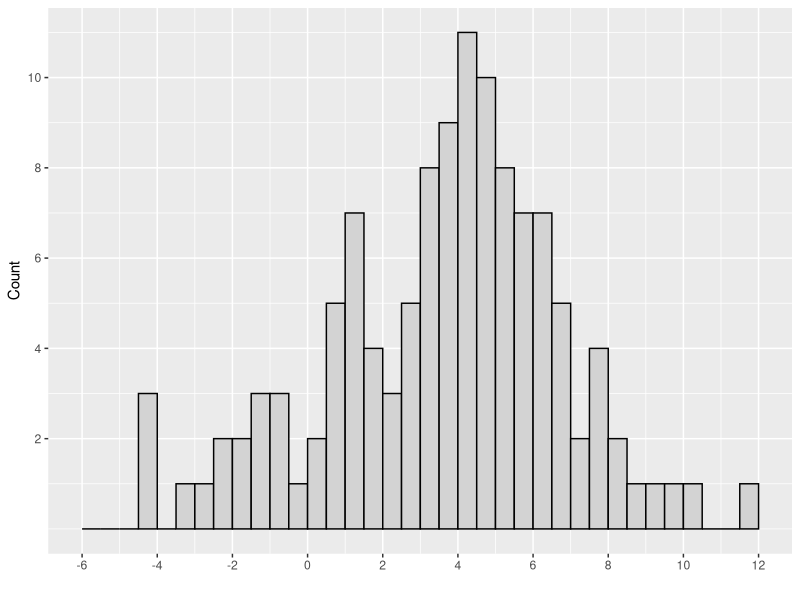
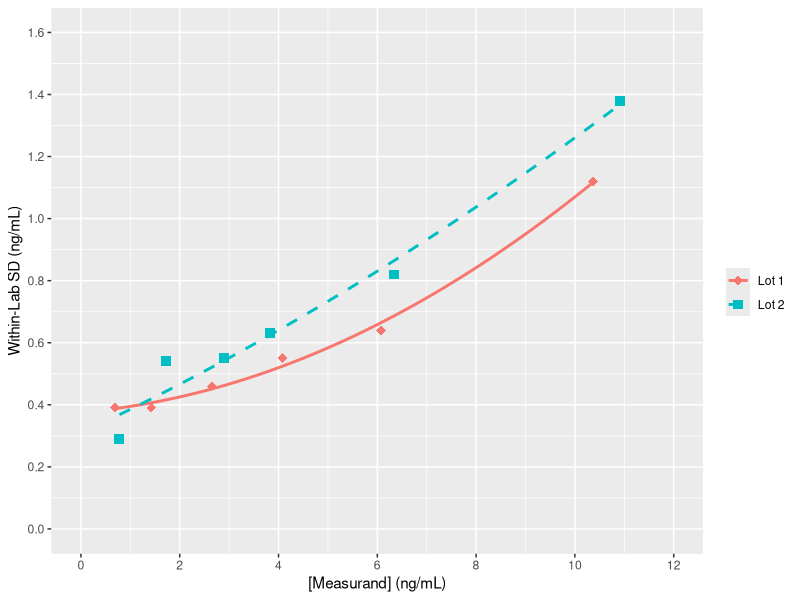
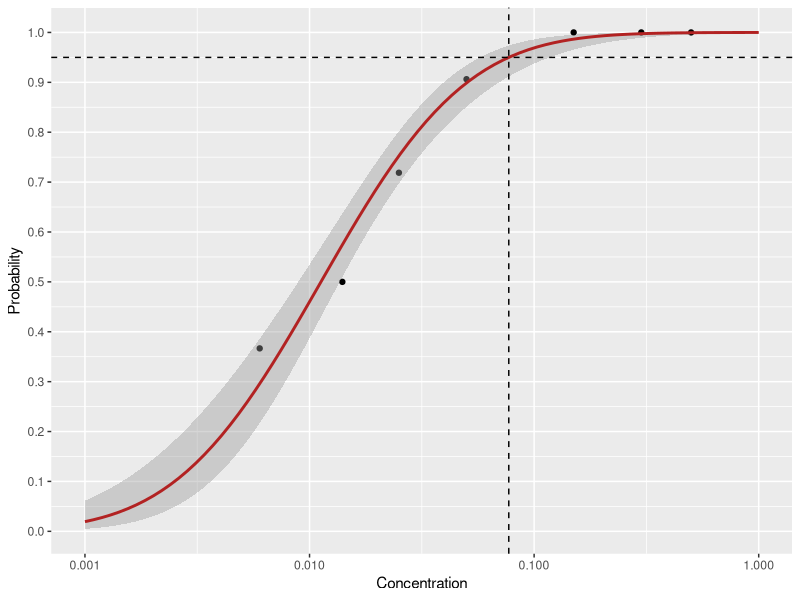
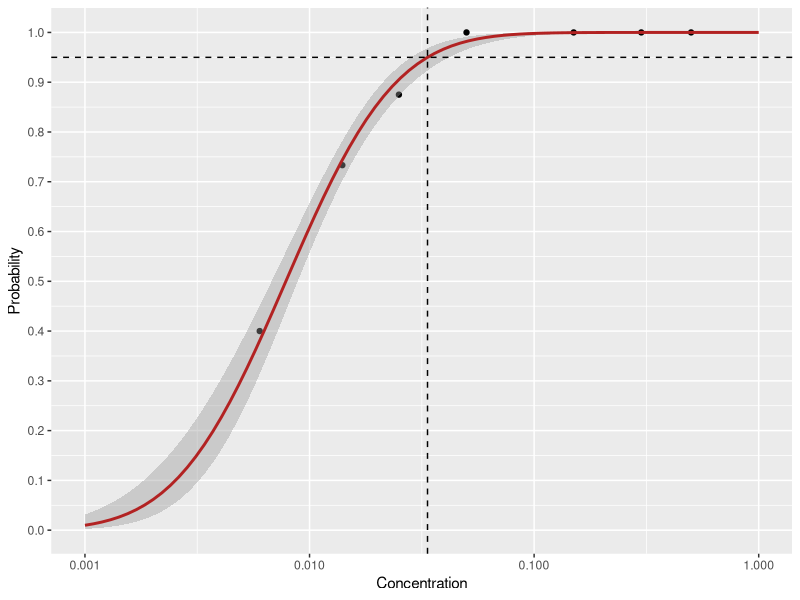
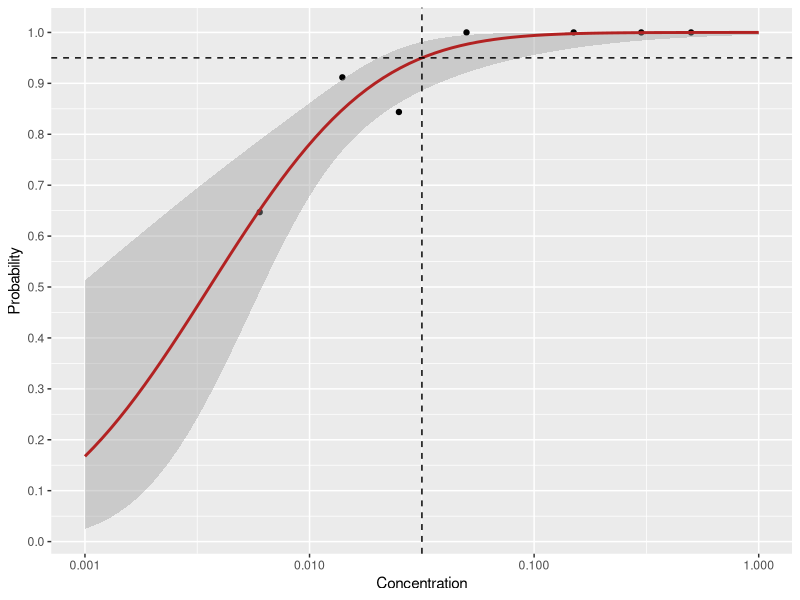
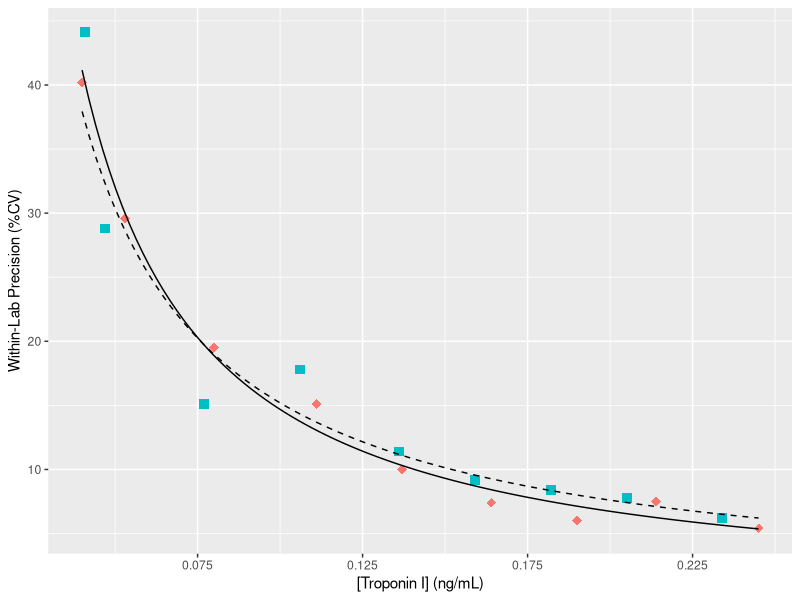
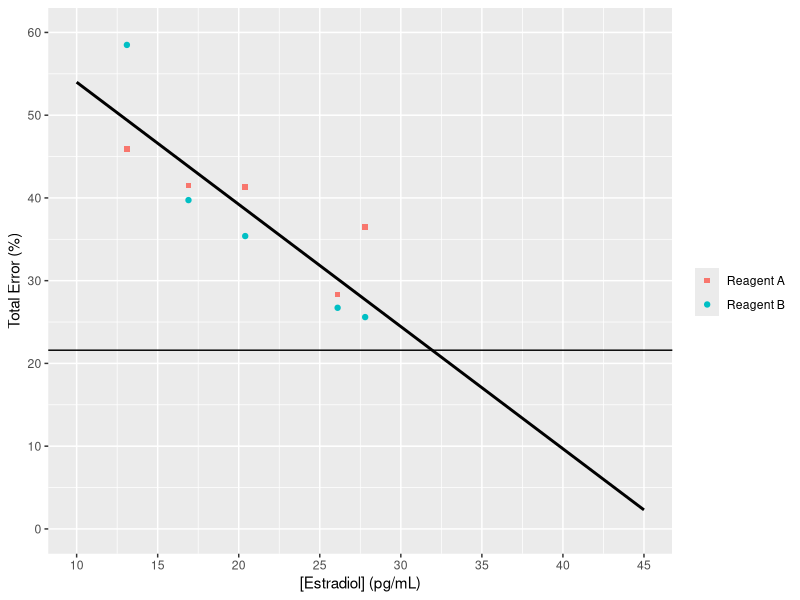

These figures' R source, in order:
## ---- chunk 1
suppressPackageStartupMessages({
  library(tidyverse)
})

options(dplyr.summarise.inform = FALSE)
  
## ---- chunk 2
# Table A1. Observed Blank Sample Results for Reagent Lot 1 (Units are pg/mL)
table_a1 <- tibble(
  day = rep(1:3, each = 4),
  replicate = rep(1:4, times = 3),
  `Blank 1` = c( 2.6, -0.8, 5.5, 6.0, 4.5, 0.6, -2.3,   3.4, 5.9, 7.6,  4.1, -1.4),
  `Blank 2` = c( 1.0,  2.9, 4.9, 8.0, 6.9, 5.0,  3.4,   1.2, 6.5, 5.6, -2.2,  2.3),
  `Blank 3` = c(-4.4, -3.4, 7.0, 6.9, 4.3, 3.2, -1.4,  -4.2, 5.9, 7.6,  3.8,  5.8),
  `Blank 4` = c( 1.5, -1.9, 5.1, 5.7, 4.1, 4.5, -0.6,   0.5, 5.4, 7.6,  4.4,  6.6),
  `Blank 5` = c( 1.2, -0.7, 6.1, 5.1, 4.8, 3.3, -2.8,  -1.4, 8.7, 3.6,  5.1,  3.5)
)

## ---- chunk 3
# Table A2. Observed Low Level Sample Results for Reagent Lot 1 (Units are pg/mL)
table_a2 <- tibble(
  day = rep(1:3, each = 4),
  replicate = rep(1:4, times = 3),
  `Low 1` = c(21.0, 22.8, 28.2, 25.9, 26.4, 28.3, 20.7, 21.9, 24.7, 22.5, 28.5, 29.2),
  `Low 2` = c(13.3, 12.6, 18.2, 14.7, 17.8, 14.0, 14.1, 12.5, 11.3, 12.2, 16.2, 13.9),
  `Low 3` = c(12.8, 12.9, 17.4, 16.0, 15.9, 14.1, 11.3,  9.4, 10.6, 13.6, 17.6, 14.9),
  `Low 4` = c(17.3, 19.2, 21.5, 22.2, 24.1, 25.8, 16.0, 16.4, 24.9, 23.8, 22.1, 26.1),
  `Low 5` = c(19.2, 22.7, 28.3, 26.2, 25.1, 30.3, 23.4, 19.2, 26.3, 23.1, 27.5, 30.1)
)
## ---- chunk 4
# Table A3. Observed Blank Sample Results for Reagent Lot 2 (Units are pg/mL)
table_a3 <- tibble(
  day = rep(1:3, each = 4),
  replicate = rep(1:4, times = 3),
  `Blank 1` = c(4.6,  4.1,  1.6, 3.7, 2.2, 0.7, 4.6, 2.6, 1.1, -4.4, 0.9,   0.7),
  `Blank 2` = c(9.2,  8.3,  4.8, 5.4, 4.8, 6.3, 5.4, 9.6, 7.7,  3.1, 6.1,  10.0),
  `Blank 3` = c(6.1,  3.2,  3.9, 1.4, 3.1, 4.1, 1.0, 3.4, 0.1,  0.4, 2.9,  -1.6),
  `Blank 4` = c(4.0, 11.5,  4.5, 3.6, 4.4, 6.8, 7.1, 4.2, 3.7,  3.7, 5.3,   4.5),
  `Blank 5` = c(4.0,  6.2, -0.2, 2.3, 1.6, 2.6, 6.4, 5.7, 4.2,  3.7, 1.4,   1.5) 
)
## ---- chunk 5
# Table A4. Observed Low Level Sample Results for Reagent Lot 2 (Units are pg/mL)
table_a4 <- tibble(
  day = rep(1:3, each = 4),
  replicate = rep(1:4, times = 3),
  `Low 1` = c(22.0, 22.5, 21.8, 22.1, 20.3, 21.0, 25.3, 26.0, 27.2, 25.1, 25.3, 25.3),
  `Low 2` = c(15.6, 21.2, 14.8, 14.9, 16.0, 15.8, 21.6, 22.8, 15.3, 18.7, 18.3, 19.5),
  `Low 3` = c(13.0, 15.9,  9.0,  7.0, 13.4,  8.5, 16.3, 18.1, 12.4, 11.1, 11.3, 10.1),
  `Low 4` = c(18.8, 17.6, 14.1, 14.9, 19.2, 15.8, 19.8, 21.4, 18.0, 18.0, 19.6, 23.1),
  `Low 5` = c(32.9, 30.4, 29.4, 27.6, 27.7, 30.6, 31.4, 30.4, 32.5, 28.9, 29.8, 35.1)
)
## ---- chunk 6

# Add the reagent lots, pivot to a longer format, and convert non-value columns to factors
tables_a14 <- map2_dfr(.x = list(table_a1, table_a2, table_a3, table_a4),  # The tables we need to clean up
                     .y = list("Lot 1", "Lot 1", "Lot 2", "Lot 2"),  # The lots of reagent that map to each of the tables
                     .f = ~ mutate(.x, reagent_lot = .y) %>%
                       pivot_longer(cols = starts_with(c("Blank", "Low")), 
                                    names_to = "sample", 
                                    values_to = "value")) %>%
  separate(sample, into = c("sample_type", "sample_number"), sep = " ", remove = FALSE) %>%
  mutate_at(vars(-value), as.factor)

glimpse(tables_a14)

## ---- chunk 7

alpha <- 0.05  # Type I error risk
pct_B <- 1 - alpha

B <- nlevels(tables_a14$day) *        # Number of days
  nlevels(tables_a14$sample_number) * # Number of unique samples
  nlevels(tables_a14$replicate)       # Number of replicates

rank_position <- 0.5 + (B * pct_B)

# Reproduce table A5  
tables_a14 %>%
  group_by(reagent_lot, sample_type) %>%
  mutate(rank_position = rank(value, ties.method = "random")) %>%
  filter(sample_type == "Blank",
        rank_position %in% 56:60) %>% 
  ungroup() %>%
  arrange(sample_type, reagent_lot, rank_position) %>%
  select(rank_position, reagent_lot, value) %>%
  pivot_wider(names_from = reagent_lot, values_from = value)

# Type 2 quantiles provide averaging at discontinuities
limits_nonparametric <- tables_a14 %>%
  group_by(reagent_lot, sample_type) %>%
    filter(sample_type == "Blank") %>%
  summarize(LoB = quantile(value, 1 - alpha, type = 2), .groups = "drop")  

limits_nonparametric
## ---- chunk 8

z <- qnorm(1-alpha)  # 95th percentile of normal distribution
#z <- round(z, digits = 3)

# Degrees of freedom, total measurements less the number of unique samples
df <- B - nlevels(tables_a14$sample_number)

# "Multiplier factor" as per eqn. 6
c_p = z / (1 - ( 1 / (4 * df)))

table_a6 <- tables_a14 %>%
  filter(sample_type == "Low") %>%
  group_by(sample, reagent_lot) %>%
  summarize(n = n(), SD = sd(value), .groups = "drop") %>%
  arrange(reagent_lot)

table_a6

limits_nonparametric <- table_a6 %>% 
  group_by(reagent_lot) %>%
  summarize(SD_L = sqrt(sum((n - 1) * SD^2) / sum(n-1)), .groups = "drop") %>%
  left_join(limits_nonparametric, by = "reagent_lot") %>%
  mutate(LoD = round(LoB + c_p * SD_L, 1))

## I believe there to be an error in this table - CD, 16-July-2020

limits_nonparametric

## ---- chunk 9

tables_a14 %>%
  filter(sample_type == "Blank") %>%
  ggplot(aes(x = value)) +
  geom_histogram(binwidth = 0.5, color = "black", fill = "lightgrey",
                 boundary = 0.5, closed = "left") +  # Match the binning-style that CLSI uses
  scale_x_continuous(breaks = seq(from = -6, to = 12, by = 2), limits = c(-6, 12), name = "") +
  scale_y_continuous(breaks = seq(2, 10, by = 2), name = "Count")

shapiro.test(tables_a14 %>%
  filter(sample_type == "Blank") %>%
  pull(value) 
)
## ---- chunk 10

table_a7 <- tables_a14 %>%
  filter(sample_type == "Blank") %>%
  group_by(reagent_lot) %>%
  summarize(M_B = round(mean(value), 2),
            SD_B = round(sd(value), 2),
            c_p = c_p,
            .groups = "drop") %>%
  mutate(LoB = round(M_B + c_p * SD_B, 1))

# Row 1 of this table doesn't allign with the document
table_a7

## ---- chunk 11
limits_parametric <- table_a6 %>% 
  group_by(reagent_lot) %>%
  summarize(SD_L = sqrt(sum((n - 1) * SD^2) / sum(n-1)), .groups = "drop") %>%
  right_join(table_a7, by = "reagent_lot") %>%
  mutate(LoD = round(LoB + c_p * SD_L, 1))

limits_parametric


## ---- chunk 12
# Confirm we've reproduced the values in the text
stopifnot(
  near(
    limits_nonparametric$LoB, 
    c(7.6, 9.4)
  ))

stopifnot(
  near(
    limits_nonparametric$LoD,
    c(12.7, 13.8)    # Values according to my math  
    # c(14.5, 13.8)  # Values according to document
  ))

stopifnot(
  near(
    limits_parametric$LoB,
    c(8.8, 8.6)
  ))

stopifnot(
  near(
    limits_parametric$LoD,
    c(13.9, 13.0)    # Values according to my math  
    # c(13.9, 13.2)  # Values according to document
  ))
## ---- chunk 13

table_b1 <- tibble(
  sample_id = LETTERS[1:6],
  mean.lot1 = c(0.69, 1.42, 2.65, 4.08, 6.08, 10.36),
  SD_WL.lot1 = c(0.39, 0.39, 0.46, 0.55, 0.64, 1.12),
  mean.lot2 = c(0.78, 1.73, 2.89, 3.82, 6.33, 10.92), 
  SD_WL.lot2 = c(0.29, 0.54, 0.55, 0.63, 0.82, 1.38))

table_b1

## ---- chunk 14

table_b1 <- table_b1 %>%
  pivot_longer(-sample_id) %>%
  separate(name, sep = "\\.", into = c("name", "reagent_lot")) %>%
  pivot_wider(names_from = name, values_from = value) %>%
  mutate(reagent_lot = str_replace(reagent_lot, "lot", "Lot ")) %>%
  mutate_if(is.character, factor)

glimpse(table_b1)
## ---- chunk 15

fits <- table_b1 %>% 
  group_by(reagent_lot) %>%
  do(poly_fit = lm(formula = .$SD_WL ~ poly(.$mean, 2, raw = TRUE)))

# These are the same coefficients that Excel returns
# Presumably this is what the guideline means when it says 'done using a spreadsheet'
# They differ from the coefficients reported in the guideline

fits$poly_fit

# Lot 1 Reported:    0.3741 / 0.0149 / 0.0055
# Lot 1 Calculated:  0.3756 / 0.0137 / 0.0056
# Lot 2 Reported:    0.2801 / 0.0817 / 0.0017
# Lot 2 Calculated:  0.3086 / 0.0747 / 0.0020

table_b1 %>%
  ggplot(aes(x = mean, y = SD_WL)) +
  geom_point(aes(color = reagent_lot, shape = reagent_lot), size = 3) +
  stat_smooth(method = "lm", formula = y ~ poly(x, 2), aes(color = reagent_lot, lty = reagent_lot), se = FALSE) +
  scale_shape_manual(values = c("diamond", "square"), name = "") +
  scale_color_discrete(name = "") +
  scale_x_continuous(name = "[Measurand] (ng/mL)",   limits = c(0, 12),  breaks = seq(0, 12,  by = 2)) +
  scale_y_continuous(name = "Within-Lab SD (ng/mL)", limits = c(0, 1.6), breaks = seq(0, 1.6, by = 0.2)) +
  scale_linetype_manual(values = c(1, 2), name = "")

## ---- chunk 16

# Unable to calculate directly (either in R or via Excel), so input from text
coefficients <- tribble(
  ~ reagent_lot, ~ C0, ~ C1, ~ C2,
  "Lot 1", 0.3741, 0.0149, 0.0055, # From text
# "Lot 1", 0.3756, 0.0137, 0.0056, # Calculated
  "Lot 2", 0.2801, 0.0817, 0.0017) # From text
# "Lot 2", 0.3086, 0.0747, 0.0020) # Calculated


N <- 80  # Measurements per sample
K <- 6   # Number of samples
N_tot <- N * K  # Total measurements
alpha <- 0.05
Z <- qnorm(1 - alpha)
c_p <- Z / ( 1 - ( 1 / (4 * (N_tot - K))))

LoB <- 0.51  # From section 5.4.3.2

LoD <- coefficients %>%
  mutate(LoD = LoB + c_p * (C0 + C1 * LoB + C2 * LoB^2))

## ---- chunk 17

table_b2 <- tibble(
  mc = c(seq(from = 0.5, to = 1.3, by = 0.1), 
         seq(from = 1.1, to = 1.2, by = 0.01)),
  SD_WL.lot1 = c(0.383, 0.385, 0.387, 0.390, 0.392, 0.395, 0.397, 0.400, 0.403, 
                 0.397, 0.397, 0.398, 0.398, 0.398, 0.399, 0.399, 0.399, 0.399, 0.400, 0.400),
  SD_WL.lot2 = c(0.348, 0.355, 0.363, 0.371, 0.379, 0.387, 0.394, 0.402, 0.410,
                 0.394, 0.395, 0.396, 0.397, 0.398, 0.398, 0.399, 0.400, 0.401, 0.401, 0.402))

# Tidy the table
table_b2 <- table_b2 %>%
  distinct(mc, .keep_all = TRUE) %>%  # Remove the duplicate rows
  pivot_longer(-mc) %>%
  separate(name, into = c("name", "reagent_lot"), sep = "\\.") %>%
  pivot_wider(names_from = name, values_from = value) %>%
  mutate(reagent_lot = str_replace(reagent_lot, "lot", "Lot ")) %>%
  mutate_if(is.character, factor) %>%
  arrange(reagent_lot)

# Calculate the trial LoD and the bias at each concentration
table_b2 <- table_b2 %>%
  mutate(trial_LoD = round(LoB + c_p * SD_WL, 2),
         bias = round(trial_LoD - mc, 2)) 

table_b2

# LoDs are where there is no bias
table_b2 %>%
  filter(!bias) %>%
  select(reagent_lot, LoD = trial_LoD)

## ---- chunk 18

table_c1 <- tibble(
  concentration = c(0.000, 0.025, 0.050, 0.150, 0.300, 0.500),
  positive_total.lot1 = c("0/22", "23/32", "29/32", "32/32", "32/32", "32/32"),
  positive_total.lot2 = c("0/22", "28/32", "32/32", "32/32", "32/32", "32/32"),
  positive_total.lot3 = c("0/22", "27/32", "32/32", "32/32", "32/32", "32/32"),
  hit_rate.lot1 = map_dbl(positive_total.lot1, ~ eval(parse(text = .))),  # This is a quick (lazy) way of
  hit_rate.lot2 = map_dbl(positive_total.lot2, ~ eval(parse(text = .))),  # evaluating the fractions in
  hit_rate.lot3 = map_dbl(positive_total.lot3, ~ eval(parse(text = .))))  # the first three columns.

table_c1
## ---- chunk 19

table_c2 <- tibble(
  concentration = c(0.006, 0.014),
  positive_total.lot1 = c("11/30", "15/30"),
  positive_total.lot2 = c("12/30", "22/30"),
  positive_total.lot3 = c("22/34", "31/34"),
  hit_rate.lot1 = map_dbl(positive_total.lot1, ~ eval(parse(text = .))),  # This is a quick (lazy) way of
  hit_rate.lot2 = map_dbl(positive_total.lot2, ~ eval(parse(text = .))),  # evaluating the fractions in
  hit_rate.lot3 = map_dbl(positive_total.lot3, ~ eval(parse(text = .))))  # the first three columns.

table_c2
## ---- chunk 20

tables_c12 <- table_c1 %>%
  bind_rows(table_c2) %>% 
  select(-starts_with("positive_total.lot")) %>%
  pivot_longer(-concentration) %>%
  separate(name, into = c("name", "reagent_lot"), sep = "\\.") %>%
  pivot_wider(names_from = name, values_from = value) %>%
  mutate(reagent_lot = str_replace(reagent_lot, "lot", "Lot ")) %>%
  arrange(reagent_lot, concentration)

glimpse(tables_c12)
## ---- chunk 21

table_c3 <- tables_c12 %>%
  group_by(reagent_lot) %>%
  filter(concentration > 0) %>%
  summarize(probit_model = list(
    glm(formula = hit_rate ~ log(concentration), 
        family = quasibinomial(link = "probit"))),
    .groups = "drop") %>%
  mutate(intercept = map_dbl(probit_model, ~ coef(.)[[1]]),
         slope = map_dbl(probit_model, ~ coef(.)[[2]]),
         LoD = exp((qnorm(1-alpha) - intercept) / slope)) 

table_c3 %>%
  select(reagent_lot, LoD)
## ---- chunk 22

plot_probit <- function(lot) {
  
  inv_probit_fn <- function(x) {
    
    intercept <- table_c3$intercept[table_c3$reagent_lot == lot]
    slope <- table_c3$slope[table_c3$reagent_lot == lot]
    
    exp((qnorm(1-alpha) - intercept) / slope)
  }
  
  tables_c12 %>%
    filter(reagent_lot == lot, concentration > 0) %>%
    ggplot(aes(x = concentration, y = hit_rate)) +
    geom_point() +
    # We fit to y ~ x because the scale_x_log10 is taken care of the log transformation
    geom_smooth(formula = y ~ x, color = "firebrick", fullrange = TRUE, 
                method = "glm", method.args = list(family = quasibinomial(link = "probit"))) +
    geom_hline(yintercept = 1-alpha, lty = 2) +
    geom_vline(xintercept = inv_probit_fn(1-alpha), lty = 2) +
    scale_x_log10(breaks = 10^(0:-3), limits = c(0.001, 1), name = "Concentration") +
    scale_y_continuous(name = "Probability", breaks = seq(0, 1, by = 0.1))
}

## ---- chunk 23

plot_probit("Lot 1")

## ---- chunk 24

plot_probit("Lot 2")

## ---- chunk 25

plot_probit("Lot 3")

## ---- chunk 26

# Text lacks precision, so CVs don't agree
table_d1 <- tibble(
  sample_pool_id = paste("Pool ", 1:9),
  mean.lot1 = c(0.040, 0.053, 0.080, 0.111, 0.137, 0.164, 0.190, 0.214, 0.245),
  sd.lot1   = c(0.016, 0.016, 0.016, 0.017, 0.014, 0.012, 0.011, 0.016, 0.013),
  cv_calc.lot1 = sd.lot1/mean.lot1 * 100,  # CV, calculated using the reported values of mean and SD
  cv.lot1   = c(40.2,  29.6,  19.5,  15.1,  10.0,  7.4,   6.0,   7.5,   5.4), #  CV, as reported in text
  mean.lot2 = c(0.041, 0.047, 0.077, 0.106, 0.136, 0.159, 0.182, 0.205, 0.234),
  sd.lot2   = c(0.018, 0.014, 0.012, 0.019, 0.016, 0.015, 0.015, 0.016, 0.014),
  cv_calc.lot2   = sd.lot2/mean.lot2 * 100,
  cv.lot2   = c(44.1,  28.8,  15.1,  17.8,  11.4,  9.2,   8.4,   7.8,   6.2)
)
## ---- chunk 27

table_d1 <- table_d1 %>%
  pivot_longer(-sample_pool_id) %>%
  separate(name, into = c("name", "reagent_lot"), sep = "\\.") %>%
  pivot_wider(names_from = name, values_from = value) %>%
  mutate(reagent_lot = str_replace(reagent_lot, "lot", "Lot ")) %>%
  mutate_if(is.character, factor) %>%
  arrange(reagent_lot, sample_pool_id)

glimpse(table_d1)

## ---- chunk 28

accuracy_goal <- 10

# Picking the initial values is more of an art than a science
power_fits <- table_d1 %>%
  group_by(reagent_lot) %>%
  summarize(fit = list(lm(log(cv) ~ log(mean))),
            .groups = "drop") %>%
  mutate(C_0 = map_dbl(fit, ~ exp(coef(.)[[1]])),
         C_1 = map_dbl(fit, ~ coef(.)[[2]]),
         LoD = (accuracy_goal/C_0)^(1/C_1))


# Use a hacky map to make multiple stat_function layers
fit_lines <- pmap(
  list(c("solid", "dashed"),
       power_fits$C_0, 
       power_fits$C_1),
  ~ stat_function(lty = ..1, fun = function(x) { ..2 * x^..3 })
)

table_d1 %>%
  ggplot(aes(x = mean, y = cv)) +
  geom_point(aes(shape = reagent_lot, color = reagent_lot), size = 3) +
  scale_shape_manual(name = "", values = c("diamond", "square"), guide = FALSE) +
  scale_color_discrete(name = "", guide = FALSE) +
  scale_x_continuous(name = "[Troponin I] (ng/mL)", breaks = seq(0.025, 0.225, by = 0.05)) +
  scale_y_continuous(name = "Within-Lab Precision (%CV)", breaks = seq(0, 50, by = 10)) +
  fit_lines

power_fits %>%
  select(-fit) 

## ---- chunk 29

reference_values <- tibble(
  sample = paste("Low", 1:5),
  reference_value = c(26.1, 16.9, 13.1, 20.4, 27.8)
)

table_d2 <- tables_a14 %>%
  # Between examples, the author changed the name of the reagent lots
  mutate(reagent_lot = recode(reagent_lot, 
                              "Lot 1" = "Reagent A", 
                              "Lot 2" = "Reagent B")) %>%
  group_by(reagent_lot, sample) %>%
  summarize(observed_mean = mean(value),
            observed_sd = sd(value)) %>%
  inner_join(reference_values, by = "sample") %>%
  select(reagent_lot, sample, reference_value, observed_mean, observed_sd)

table_d2

## ---- chunk 30

table_d3 <- table_d2 %>%
  mutate(bias = observed_mean - reference_value,
         TE = (abs(bias) + 2 * observed_sd)/reference_value * 100) %>%
  select(reagent_lot, reference_value, sample, bias, TE)

table_d3 %>%
  group_by(sample) %>%
  summarize(average_TE = mean(TE))

## ---- chunk 31

table_d3 %>%
  ggplot(aes(x = reference_value, y = TE)) +
  geom_point(aes(color = reagent_lot, shape = reagent_lot)) +
  geom_smooth(method = "lm", formula = y ~ x, level = 0, color = "black", fullrange = TRUE) +
  geom_hline(yintercept = 21.6) +
  scale_x_continuous(name = "[Estradiol] (pg/mL)", limits = c(10, 45), breaks = seq(10, 45, 5)) +
  scale_y_continuous(name = "Total Error (%)", limits = c(0, 60), breaks = seq(0, 60, 10)) +
  scale_color_discrete(name = "") +
  scale_shape_manual(name = "", values = c("square", "circle"))


## ---- chunk 32

table_d4 <- tibble(
  day = rep(1:3, each = 3),
  replicate = rep(1:3, times = 3),
  `Pool 1` = c(36.7, 37.9, 38.3, 36.8, 33.5, 39.2, 41.3, 37.9, 34.9),
  `Pool 2` = c(49.9, 50.0, 48.1, 47.8, 43.9, 45.6, 45.4, 51.5, 45.8),
  `Pool 3` = c(46.1, 43.1, 39.4, 47.3, 45.8, 44.8, 44.6, 47.3, 38.9),
  `Pool 4` = c(33.3, 34.2, 34.5, 43.1, 34.0, 37.1, 35.3, 32.4, 36.0),
  `Pool 5` = c(42.9, 41.8, 43.8, 46.3, 43.3, 46.0, 42.6, 41.1, 42.8))

## ---- chunk 33

table_d5 <- tibble(
  day = rep(1:3, each = 3),
  replicate = rep(1:3, times = 3),
  `Pool 1` = c(38.5, 41.0, 43.2, 36.8, 42.1, 35.8, 36.8, 44.1, 39.5),
  `Pool 2` = c(45.8, 47.8, 46.6, 46.9, 51.3, 50.5, 44.3, 47.5, 52.4),
  `Pool 3` = c(46.7, 43.6, 42.4, 46.5, 47.9, 42.7, 42.1, 43.4, 44.7),
  `Pool 4` = c(35.5, 40.0, 34.0, 32.9, 33.1, 38.6, 36.2, 41.4, 33.0),
  `Pool 5` = c(42.0, 44.1, 43.2, 46.6, 45.5, 43.5, 41.4, 48.2, 45.7))

## ---- chunk 34

table_e1 <- tibble(
  rank = 1:24,
  Blanks = c(0.00, 0.00, 0.00, 0.00,  0.00,  0.00,  0.00,  0.00,  1.08,  1.92,  2.38,  2.98, 
             3.80, 4.78, 7.30, 8.81, 10.31, 11.29, 13.48, 14.39, 16.97, 17.40, 18.01, 22.65),
  Positives = c(18.80, 19.02, 26.63, 26.91, 31.08, 33.99, 35.11, 35.90, 41.67, 43.90, 46.32, 47.77, 
                47.99, 48.83, 54.67, 57.30, 59.10, 61.17, 61.96, 62.97, 66.44, 73.44, 73.80, 75.71)
)

manufacturer_LoB <- 20  # ng/mL
below_LoB <- sum(table_e1$Blanks <= manufacturer_LoB) / length(table_e1$Blanks)       # * 100%
above_LoD <- sum(table_e1$Positives > manufacturer_LoB) / length(table_e1$Positives) # * 100%
## ---- chunk 35
# The table in 7.1 is modified from 10.1373/clinchem.2003.029983 
# I have no idea how to reproduce it, despite a few day's worth of trying
# Instead, I will simply reproduce it

sec7_1_t1 <- tibble(
  N = c(20, 30, 40, 50, 60, 70, 80, 90, 100, 150, 200, 250, 300, 400,  500, 1000),
  obs_proportion_boundary = c(0.85, 0.87, 0.88, 0.88, 0.90, 0.90, 0.90, 0.91, 0.91, 0.92, 0.92, 0.92,  0.93, 0.93, 0.93, 0.94)
)

# Find the first row in Table 1 from Section 7 where N is equal to or greater than the number of measurements in the study
# e.g., the greater of the bracketing N values
limit <- sec7_1_t1 %>%
  filter(N >= nrow(table_e1)) %>%
  head(1) %>%
  pull(obs_proportion_boundary)

# Confirm that the acceptance criteria are met
if ((below_LoB > limit) &    # More blanks are below the limit than the minimum allowed
    (above_LoD > limit) ) {  # More positives are above the limit than the minimum allowed
    message("Limit of blank and limit of detection claims are verified")
} 

## ---- chunk 36
table_f1 <- tibble(
  day = rep(c(1, 2, 3), times = 3),
  `Sample 1` = c(47.8, 44.6, 47.1, 50.8, 48.2, 52.5, 49.4, 52.0, 46.3),
  `Sample 2` = c(47.3, 48.8, 47.6, 54.7, 50.7, 50.8, 52.5, 50.4, 49.6),
  `Sample 3` = c(49.7, 51.2, 57.3, 54.6, 49.3, 53.3, 58.0, 49.5, 52.2),
  `Sample 4` = c(50.4, 49.5, 44.0, 51.5, 51.4, 49.8, 46.1, 45.7, 50.9),
  `Sample 5` = c(53.7, 52.7, 55.9, 55.1, 55.5, 57.3, 51.8, 48.8, 51.7)
)

te_limit = 0.15  # * 100%

table_f1_limits <- tibble(
  sample = paste("Sample", 1:5),
  target_value = c(46.4, 45.8, 49.1, 46.3, 49.7),
  lower_limit = round(target_value * (1-te_limit), digits = 1),
  upper_limit = round(target_value * (1+te_limit), digits = 1)
)
## ---- chunk 37
table_f1 <- table_f1 %>%
  pivot_longer(cols = starts_with("Sample"), names_to = "sample", values_to = "value") %>%
  left_join(table_f1_limits, by = "sample")
## ---- chunk 38

table_f1 <- table_f1 %>%
  mutate(outlier = value < lower_limit | value > upper_limit)

meets_TE_goal <- sum(!table_f1$outlier) / nrow(table_f1)

# Reference table 1 in section 7 again to find acceptable limit
limit <- sec7_1_t1 %>%
  filter(N >= nrow(table_f1)) %>%
  head(1) %>%
  pull(obs_proportion_boundary)

# Confirm that the acceptance criteria are met
if (meets_TE_goal > limit) message("Limit of quantification claim is verified")

